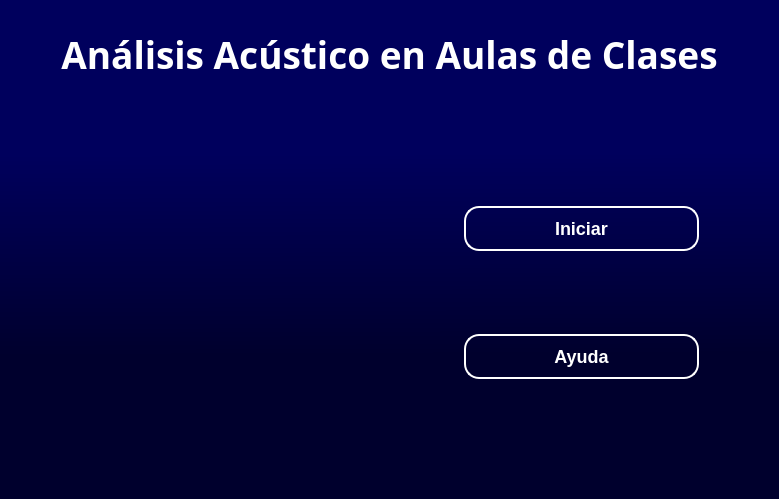
<?xml version="1.0" encoding="UTF-8"?>
<ui version="4.0">
 <class>formVentanaPrincipal</class>
 <widget class="QWidget" name="formVentanaPrincipal">
  <property name="geometry">
   <rect>
    <x>0</x>
    <y>0</y>
    <width>779</width>
    <height>499</height>
   </rect>
  </property>
  <property name="windowTitle">
   <string>Form</string>
  </property>
  <property name="styleSheet">
   <string notr="true">QWidget{
background-color: qlineargradient(spread:pad, x1:0.488, y1:0, x2:0.495, y2:1, stop:0.306818 rgba(0, 0, 93, 255), stop:0.710227 rgba(0, 0, 45, 255))
}
</string>
  </property>
  <layout class="QVBoxLayout" name="verticalLayout">
   <property name="spacing">
    <number>0</number>
   </property>
   <property name="leftMargin">
    <number>0</number>
   </property>
   <property name="topMargin">
    <number>0</number>
   </property>
   <property name="rightMargin">
    <number>0</number>
   </property>
   <property name="bottomMargin">
    <number>0</number>
   </property>
   <item>
    <widget class="QStackedWidget" name="stackedWidget">
     <property name="styleSheet">
      <string notr="true">

QFrame{
	background-color: transparent;
}
QPushButton {
    background-color: #000000ff;
    border-radius: 20px;
}
QPushButton:hover {
    background-color:  rgba(255, 255, 255, 0.4);
	border-radius: 20px;
}
QPushButton:pressed {
    background-color: white;
	border-radius: 20px;
}</string>
     </property>
     <property name="frameShape">
      <enum>QFrame::NoFrame</enum>
     </property>
     <widget class="QWidget" name="stackedWidgetPage1">
      <layout class="QVBoxLayout" name="verticalLayout_2" stretch="5,0">
       <property name="leftMargin">
        <number>0</number>
       </property>
       <property name="topMargin">
        <number>0</number>
       </property>
       <property name="rightMargin">
        <number>0</number>
       </property>
       <property name="bottomMargin">
        <number>0</number>
       </property>
       <item>
        <widget class="QFrame" name="frameMainMiddle">
         <property name="font">
          <font>
           <family>Arial Rounded MT</family>
           <pointsize>26</pointsize>
           <bold>true</bold>
          </font>
         </property>
         <property name="frameShape">
          <enum>QFrame::NoFrame</enum>
         </property>
         <layout class="QVBoxLayout" name="verticalLayout_4" stretch="2,7">
          <property name="spacing">
           <number>0</number>
          </property>
          <property name="leftMargin">
           <number>0</number>
          </property>
          <property name="topMargin">
           <number>0</number>
          </property>
          <property name="rightMargin">
           <number>0</number>
          </property>
          <property name="bottomMargin">
           <number>0</number>
          </property>
          <item>
           <widget class="QLabel" name="labelMainTittle">
            <property name="minimumSize">
             <size>
              <width>0</width>
              <height>110</height>
             </size>
            </property>
            <property name="text">
             <string>&lt;html&gt;&lt;head/&gt;&lt;body&gt;&lt;p align=&quot;center&quot;&gt;&lt;span style=&quot; font-size:28pt; font-weight:700; color:#ffffff;&quot;&gt;Análisis Acústico en Aulas de Clases&lt;/span&gt;&lt;/p&gt;&lt;/body&gt;&lt;/html&gt;</string>
            </property>
           </widget>
          </item>
          <item>
           <widget class="QFrame" name="frameMainImage">
            <property name="minimumSize">
             <size>
              <width>0</width>
              <height>200</height>
             </size>
            </property>
            <property name="frameShape">
             <enum>QFrame::NoFrame</enum>
            </property>
            <layout class="QHBoxLayout" name="horizontalLayout_2">
             <item>
              <widget class="QFrame" name="frame_4">
               <property name="frameShape">
                <enum>QFrame::StyledPanel</enum>
               </property>
               <property name="frameShadow">
                <enum>QFrame::Raised</enum>
               </property>
               <layout class="QVBoxLayout" name="verticalLayout_8" stretch="2">
                <item>
                 <widget class="QLabel" name="labelSuperior">
                  <property name="minimumSize">
                   <size>
                    <width>0</width>
                    <height>200</height>
                   </size>
                  </property>
                  <property name="text">
                   <string/>
                  </property>
                 </widget>
                </item>
               </layout>
              </widget>
             </item>
             <item>
              <widget class="QFrame" name="frame">
               <property name="layoutDirection">
                <enum>Qt::LeftToRight</enum>
               </property>
               <property name="styleSheet">
                <string notr="true">QPushButton {
    background-color: transparent;
    border: 2px solid white;
    color: white;
    font-weight: bold;
	font-size: 18px;
    border-radius: 15px;
    padding: 10px;
}
QPushButton:hover {
    background-color: rgba(255, 255, 255, 0.2);
}
QPushButton:pressed {
    background-color: rgba(255, 255, 255, 0.4);
}
</string>
               </property>
               <property name="frameShape">
                <enum>QFrame::StyledPanel</enum>
               </property>
               <property name="frameShadow">
                <enum>QFrame::Raised</enum>
               </property>
               <layout class="QVBoxLayout" name="verticalLayout_7">
                <property name="leftMargin">
                 <number>70</number>
                </property>
                <property name="rightMargin">
                 <number>70</number>
                </property>
                <item>
                 <spacer name="verticalSpacer">
                  <property name="orientation">
                   <enum>Qt::Vertical</enum>
                  </property>
                  <property name="sizeHint" stdset="0">
                   <size>
                    <width>20</width>
                    <height>66</height>
                   </size>
                  </property>
                 </spacer>
                </item>
                <item>
                 <widget class="QPushButton" name="botonIniciar">
                  <property name="maximumSize">
                   <size>
                    <width>300</width>
                    <height>16777215</height>
                   </size>
                  </property>
                  <property name="text">
                   <string>Iniciar</string>
                  </property>
                 </widget>
                </item>
                <item>
                 <spacer name="verticalSpacer_2">
                  <property name="orientation">
                   <enum>Qt::Vertical</enum>
                  </property>
                  <property name="sizeHint" stdset="0">
                   <size>
                    <width>20</width>
                    <height>66</height>
                   </size>
                  </property>
                 </spacer>
                </item>
                <item>
                 <widget class="QPushButton" name="botonAyuda">
                  <property name="maximumSize">
                   <size>
                    <width>300</width>
                    <height>16777215</height>
                   </size>
                  </property>
                  <property name="text">
                   <string>Ayuda</string>
                  </property>
                 </widget>
                </item>
                <item>
                 <spacer name="verticalSpacer_3">
                  <property name="orientation">
                   <enum>Qt::Vertical</enum>
                  </property>
                  <property name="sizeHint" stdset="0">
                   <size>
                    <width>20</width>
                    <height>66</height>
                   </size>
                  </property>
                 </spacer>
                </item>
               </layout>
              </widget>
             </item>
            </layout>
           </widget>
          </item>
         </layout>
        </widget>
       </item>
       <item>
        <widget class="QFrame" name="frameMainBotton">
         <property name="frameShape">
          <enum>QFrame::NoFrame</enum>
         </property>
         <layout class="QHBoxLayout" name="horizontalLayout" stretch="3,3">
          <property name="spacing">
           <number>5</number>
          </property>
          <property name="leftMargin">
           <number>0</number>
          </property>
          <property name="topMargin">
           <number>0</number>
          </property>
          <property name="rightMargin">
           <number>0</number>
          </property>
          <property name="bottomMargin">
           <number>0</number>
          </property>
          <item>
           <widget class="QFrame" name="frame_2">
            <property name="styleSheet">
             <string notr="true">QPushButton {
    background-color: transparent;
    border: 2px solid white;
    color: white;
    font-weight: bold;
	font-size: 18px;
    border-radius: 15px;
    padding: 10px;
}
QPushButton:hover {
    background-color: rgba(255, 255, 255, 0.2);
}
QPushButton:pressed {
    background-color: rgba(255, 255, 255, 0.4);
}</string>
            </property>
            <property name="frameShape">
             <enum>QFrame::NoFrame</enum>
            </property>
            <layout class="QVBoxLayout" name="verticalLayout_5">
             <property name="spacing">
              <number>0</number>
             </property>
             <property name="leftMargin">
              <number>10</number>
             </property>
             <property name="topMargin">
              <number>0</number>
             </property>
             <property name="rightMargin">
              <number>10</number>
             </property>
             <property name="bottomMargin">
              <number>0</number>
             </property>
            </layout>
           </widget>
          </item>
          <item>
           <widget class="QFrame" name="frame_3">
            <property name="styleSheet">
             <string notr="true">QPushButton {
    background-color: transparent;
    border: 2px solid white;
    color: white;
    font-weight: bold;
	font-size: 18px;
    border-radius: 15px;
    padding: 10px;
}
QPushButton:hover {
    background-color: rgba(255, 255, 255, 0.2);
}
QPushButton:pressed {
    background-color: rgba(255, 255, 255, 0.4);
}</string>
            </property>
            <property name="frameShape">
             <enum>QFrame::NoFrame</enum>
            </property>
            <layout class="QVBoxLayout" name="verticalLayout_3">
             <property name="leftMargin">
              <number>0</number>
             </property>
             <property name="rightMargin">
              <number>50</number>
             </property>
            </layout>
           </widget>
          </item>
         </layout>
        </widget>
       </item>
      </layout>
     </widget>
    </widget>
   </item>
  </layout>
 </widget>
 <resources/>
 <connections/>
</ui>
